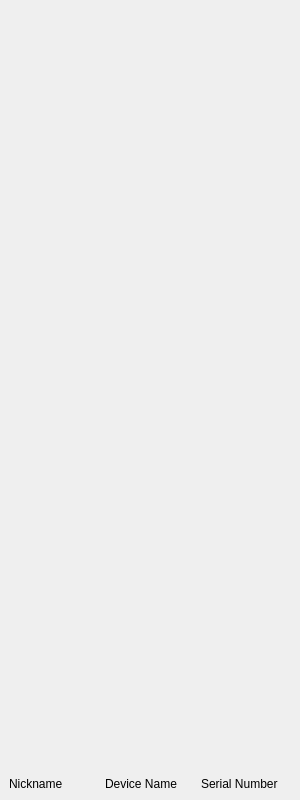
<?xml version="1.0" encoding="UTF-8"?>
<ui version="4.0">
 <class>videoForm</class>
 <widget class="QWidget" name="videoForm">
  <property name="geometry">
   <rect>
    <x>0</x>
    <y>0</y>
    <width>300</width>
    <height>800</height>
   </rect>
  </property>
  <property name="acceptDrops">
   <bool>true</bool>
  </property>
  <property name="windowTitle">
   <string/>
  </property>
  <property name="styleSheet">
   <string notr="true">#videoForm {
	border-image: url(:/res/phone-v.png) 150px 142px 85px 142px;
	border-width: 150px 142px 85px 142px;
}</string>
  </property>
  <layout class="QVBoxLayout" name="verticalLayout" stretch="30,1">
   <property name="spacing">
    <number>0</number>
   </property>
   <property name="leftMargin">
    <number>0</number>
   </property>
   <property name="topMargin">
    <number>0</number>
   </property>
   <property name="rightMargin">
    <number>0</number>
   </property>
   <property name="bottomMargin">
    <number>0</number>
   </property>
   <item>
    <widget class="KeepRatioWidget" name="keepRatioWidget" native="true"/>
   </item>
   <item>
    <widget class="QWidget" name="widget" native="true">
     <property name="enabled">
      <bool>true</bool>
     </property>
     <layout class="QHBoxLayout" name="horizontalLayout">
      <item>
       <widget class="QLabel" name="nicknameLabel">
        <property name="text">
         <string>Nickname</string>
        </property>
       </widget>
      </item>
      <item>
       <widget class="QLabel" name="nameLabel">
        <property name="text">
         <string>Device Name</string>
        </property>
       </widget>
      </item>
      <item>
       <widget class="QLabel" name="serialLabel">
        <property name="text">
         <string>Serial Number</string>
        </property>
       </widget>
      </item>
     </layout>
    </widget>
   </item>
  </layout>
 </widget>
 <customwidgets>
  <customwidget>
   <class>KeepRatioWidget</class>
   <extends>QWidget</extends>
   <header location="global">keepratiowidget.h</header>
   <container>1</container>
  </customwidget>
 </customwidgets>
 <resources/>
 <connections/>
</ui>
